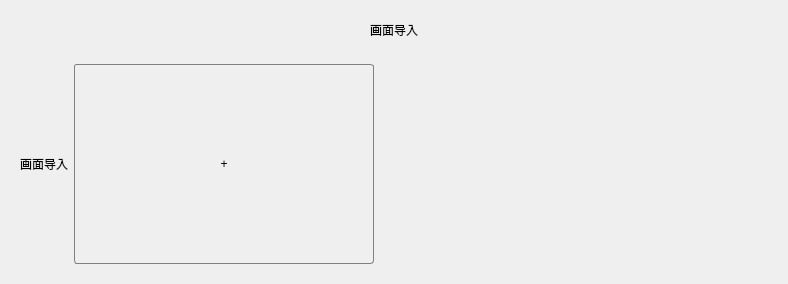
            <widget class="QWidget" name="widget_load" native="true">
             <property name="styleSheet">
              <string notr="true">QWidget#widget_load{
background-color: #FFFFFF;
}</string>
             </property>
             <layout class="QVBoxLayout" name="verticalLayout_13">
              <item>
               <widget class="QWidget" name="widgetC" native="true">
                <layout class="QHBoxLayout" name="horizontalLayout_4">
                 <item>
                  <spacer name="horizontalSpacer_5">
                   <property name="orientation">
                    <enum>Qt::Orientation::Horizontal</enum>
                   </property>
                   <property name="sizeHint" stdset="0">
                    <size>
                     <width>349</width>
                     <height>20</height>
                    </size>
                   </property>
                  </spacer>
                 </item>
                 <item>
                  <widget class="QLabel" name="label_9">
                   <property name="text">
                    <string>画面导入</string>
                   </property>
                  </widget>
                 </item>
                 <item>
                  <spacer name="horizontalSpacer_6">
                   <property name="orientation">
                    <enum>Qt::Orientation::Horizontal</enum>
                   </property>
                   <property name="sizeHint" stdset="0">
                    <size>
                     <width>348</width>
                     <height>20</height>
                    </size>
                   </property>
                  </spacer>
                 </item>
                </layout>
               </widget>
              </item>
              <item>
               <widget class="QWidget" name="widgetD" native="true">
                <layout class="QHBoxLayout" name="horizontalLayout_5">
                 <item>
                  <widget class="QLabel" name="label_10">
                   <property name="text">
                    <string>画面导入</string>
                   </property>
                  </widget>
                 </item>
                 <item>
                  <widget class="QPushButton" name="buttonOpen">
                   <property name="minimumSize">
                    <size>
                     <width>300</width>
                     <height>200</height>
                    </size>
                   </property>
                   <property name="styleSheet">
                    <string notr="true">border: 1px solid gray;
border-radius: 3px;
padding: 5px;</string>
                   </property>
                   <property name="text">
                    <string>+</string>
                   </property>
                   <property name="flat">
                    <bool>true</bool>
                   </property>
                  </widget>
                 </item>
                 <item>
                  <spacer name="horizontalSpacer_7">
                   <property name="orientation">
                    <enum>Qt::Orientation::Horizontal</enum>
                   </property>
                   <property name="sizeHint" stdset="0">
                    <size>
                     <width>394</width>
                     <height>20</height>
                    </size>
                   </property>
                  </spacer>
                 </item>
                </layout>
               </widget>
              </item>
             </layout>
            </widget>
